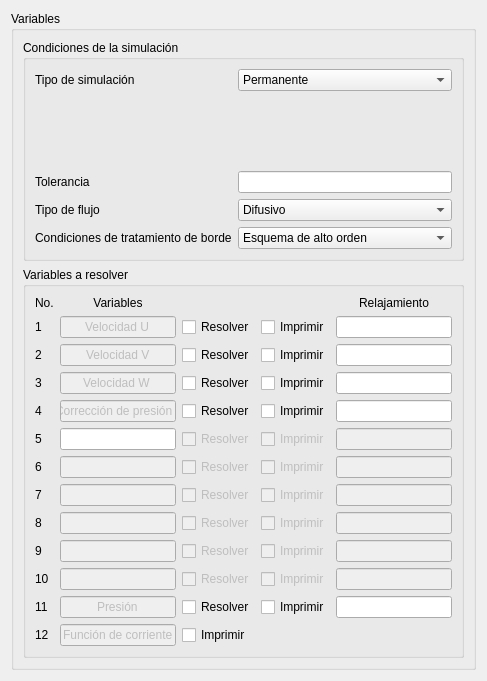
<?xml version="1.0" encoding="UTF-8"?>
<ui version="4.0">
 <class>variables_window</class>
 <widget class="QWidget" name="variables_window">
  <property name="geometry">
   <rect>
    <x>0</x>
    <y>0</y>
    <width>487</width>
    <height>622</height>
   </rect>
  </property>
  <property name="windowTitle">
   <string>Variables - PrePRODIC3D</string>
  </property>
  <property name="windowIcon">
   <iconset resource="../../resources/resources.qrc">
    <normaloff>:/icon/icon/prodic_icon.png</normaloff>:/icon/icon/prodic_icon.png</iconset>
  </property>
  <layout class="QHBoxLayout" name="horizontalLayout">
   <item>
    <widget class="QGroupBox" name="gb_variables">
     <property name="title">
      <string>Variables</string>
     </property>
     <layout class="QVBoxLayout" name="verticalLayout">
      <item>
       <widget class="QGroupBox" name="gb_variables1">
        <property name="title">
         <string>Condiciones de la simulación</string>
        </property>
        <layout class="QFormLayout" name="formLayout_2">
         <item row="0" column="0">
          <widget class="QLabel" name="label">
           <property name="text">
            <string>Tipo de simulación</string>
           </property>
          </widget>
         </item>
         <item row="0" column="1">
          <widget class="QComboBox" name="cb_tsimu">
           <item>
            <property name="text">
             <string>Permanente</string>
            </property>
           </item>
           <item>
            <property name="text">
             <string>Transitorio</string>
            </property>
           </item>
          </widget>
         </item>
         <item row="2" column="0" colspan="2">
          <widget class="QStackedWidget" name="sw_tsimu">
           <property name="currentIndex">
            <number>0</number>
           </property>
           <widget class="QWidget" name="sw_tsimu_perm"/>
           <widget class="QWidget" name="sw_tsimu_trans">
            <layout class="QFormLayout" name="formLayout">
             <item row="0" column="0">
              <widget class="QLabel" name="label_4">
               <property name="text">
                <string>Numero de pasos en el tiempo (IPTM)</string>
               </property>
              </widget>
             </item>
             <item row="0" column="1">
              <widget class="QLineEdit" name="le_iptm">
               <property name="text">
                <string/>
               </property>
              </widget>
             </item>
             <item row="1" column="0">
              <widget class="QLabel" name="label_5">
               <property name="text">
                <string>Intervalo de tiempo (DT)</string>
               </property>
              </widget>
             </item>
             <item row="1" column="1">
              <widget class="QLineEdit" name="le_dt"/>
             </item>
            </layout>
           </widget>
          </widget>
         </item>
         <item row="3" column="0">
          <widget class="QLabel" name="label_21">
           <property name="text">
            <string>Tolerancia</string>
           </property>
          </widget>
         </item>
         <item row="4" column="0">
          <widget class="QLabel" name="label_2">
           <property name="text">
            <string>Tipo de flujo</string>
           </property>
          </widget>
         </item>
         <item row="4" column="1">
          <widget class="QComboBox" name="cb_tipoflujo">
           <item>
            <property name="text">
             <string>Difusivo</string>
            </property>
           </item>
           <item>
            <property name="text">
             <string>Flujo Laminar</string>
            </property>
           </item>
          </widget>
         </item>
         <item row="5" column="0">
          <widget class="QLabel" name="label_3">
           <property name="text">
            <string>Condiciones de tratamiento de borde</string>
           </property>
          </widget>
         </item>
         <item row="5" column="1">
          <widget class="QComboBox" name="cb_trataborde">
           <property name="currentText">
            <string>Esquema de alto orden</string>
           </property>
           <item>
            <property name="text">
             <string>Esquema de alto orden</string>
            </property>
           </item>
           <item>
            <property name="text">
             <string>Esquema de bajo orden</string>
            </property>
           </item>
          </widget>
         </item>
         <item row="3" column="1">
          <widget class="QLineEdit" name="le_tol"/>
         </item>
        </layout>
       </widget>
      </item>
      <item>
       <widget class="QGroupBox" name="gb_variables2">
        <property name="title">
         <string>Variables a resolver</string>
        </property>
        <layout class="QGridLayout" name="gridLayout">
         <item row="1" column="0">
          <widget class="QLabel" name="label_8">
           <property name="text">
            <string>1</string>
           </property>
          </widget>
         </item>
         <item row="1" column="2">
          <widget class="QLineEdit" name="le_var_title1">
           <property name="enabled">
            <bool>false</bool>
           </property>
           <property name="text">
            <string>Velocidad U</string>
           </property>
           <property name="alignment">
            <set>Qt::AlignCenter</set>
           </property>
          </widget>
         </item>
         <item row="9" column="5">
          <widget class="QLineEdit" name="le_relax9">
           <property name="enabled">
            <bool>false</bool>
           </property>
           <property name="alignment">
            <set>Qt::AlignCenter</set>
           </property>
          </widget>
         </item>
         <item row="8" column="5">
          <widget class="QLineEdit" name="le_relax8">
           <property name="enabled">
            <bool>false</bool>
           </property>
           <property name="alignment">
            <set>Qt::AlignCenter</set>
           </property>
          </widget>
         </item>
         <item row="5" column="3">
          <widget class="QCheckBox" name="chb_ksolve5">
           <property name="enabled">
            <bool>false</bool>
           </property>
           <property name="text">
            <string>Resolver</string>
           </property>
           <property name="checked">
            <bool>false</bool>
           </property>
          </widget>
         </item>
         <item row="12" column="0">
          <widget class="QLabel" name="label_20">
           <property name="text">
            <string>12</string>
           </property>
          </widget>
         </item>
         <item row="4" column="4">
          <widget class="QCheckBox" name="chb_kprint4">
           <property name="enabled">
            <bool>true</bool>
           </property>
           <property name="text">
            <string>Imprimir</string>
           </property>
          </widget>
         </item>
         <item row="8" column="2">
          <widget class="QLineEdit" name="le_var_title8">
           <property name="enabled">
            <bool>false</bool>
           </property>
           <property name="alignment">
            <set>Qt::AlignCenter</set>
           </property>
          </widget>
         </item>
         <item row="11" column="0">
          <widget class="QLabel" name="label_19">
           <property name="text">
            <string>11</string>
           </property>
          </widget>
         </item>
         <item row="8" column="0">
          <widget class="QLabel" name="label_16">
           <property name="text">
            <string>8</string>
           </property>
          </widget>
         </item>
         <item row="3" column="3">
          <widget class="QCheckBox" name="chb_ksolve3">
           <property name="enabled">
            <bool>true</bool>
           </property>
           <property name="text">
            <string>Resolver</string>
           </property>
          </widget>
         </item>
         <item row="1" column="4">
          <widget class="QCheckBox" name="chb_kprint1">
           <property name="text">
            <string>Imprimir</string>
           </property>
          </widget>
         </item>
         <item row="11" column="3">
          <widget class="QCheckBox" name="chb_ksolve11">
           <property name="enabled">
            <bool>true</bool>
           </property>
           <property name="text">
            <string>Resolver</string>
           </property>
          </widget>
         </item>
         <item row="6" column="4">
          <widget class="QCheckBox" name="chb_kprint6">
           <property name="enabled">
            <bool>false</bool>
           </property>
           <property name="text">
            <string>Imprimir</string>
           </property>
          </widget>
         </item>
         <item row="1" column="3">
          <widget class="QCheckBox" name="chb_ksolve1">
           <property name="enabled">
            <bool>true</bool>
           </property>
           <property name="text">
            <string>Resolver</string>
           </property>
          </widget>
         </item>
         <item row="6" column="0">
          <widget class="QLabel" name="label_14">
           <property name="text">
            <string>6</string>
           </property>
          </widget>
         </item>
         <item row="10" column="2">
          <widget class="QLineEdit" name="le_var_title10">
           <property name="enabled">
            <bool>false</bool>
           </property>
           <property name="alignment">
            <set>Qt::AlignCenter</set>
           </property>
          </widget>
         </item>
         <item row="11" column="2">
          <widget class="QLineEdit" name="le_var_title11">
           <property name="enabled">
            <bool>false</bool>
           </property>
           <property name="text">
            <string>Presión</string>
           </property>
           <property name="alignment">
            <set>Qt::AlignCenter</set>
           </property>
          </widget>
         </item>
         <item row="10" column="5">
          <widget class="QLineEdit" name="le_relax10">
           <property name="enabled">
            <bool>false</bool>
           </property>
           <property name="alignment">
            <set>Qt::AlignCenter</set>
           </property>
          </widget>
         </item>
         <item row="5" column="5">
          <widget class="QLineEdit" name="le_relax5">
           <property name="enabled">
            <bool>false</bool>
           </property>
           <property name="text">
            <string/>
           </property>
           <property name="alignment">
            <set>Qt::AlignCenter</set>
           </property>
          </widget>
         </item>
         <item row="11" column="4">
          <widget class="QCheckBox" name="chb_kprint11">
           <property name="enabled">
            <bool>true</bool>
           </property>
           <property name="text">
            <string>Imprimir</string>
           </property>
          </widget>
         </item>
         <item row="3" column="2">
          <widget class="QLineEdit" name="le_var_title3">
           <property name="enabled">
            <bool>false</bool>
           </property>
           <property name="text">
            <string>Velocidad W</string>
           </property>
           <property name="alignment">
            <set>Qt::AlignCenter</set>
           </property>
          </widget>
         </item>
         <item row="10" column="3">
          <widget class="QCheckBox" name="chb_ksolve10">
           <property name="enabled">
            <bool>false</bool>
           </property>
           <property name="text">
            <string>Resolver</string>
           </property>
          </widget>
         </item>
         <item row="9" column="3">
          <widget class="QCheckBox" name="chb_ksolve9">
           <property name="enabled">
            <bool>false</bool>
           </property>
           <property name="text">
            <string>Resolver</string>
           </property>
          </widget>
         </item>
         <item row="0" column="2">
          <widget class="QLabel" name="label_7">
           <property name="text">
            <string>Variables</string>
           </property>
           <property name="alignment">
            <set>Qt::AlignCenter</set>
           </property>
          </widget>
         </item>
         <item row="4" column="0">
          <widget class="QLabel" name="label_11">
           <property name="text">
            <string>4</string>
           </property>
          </widget>
         </item>
         <item row="4" column="5">
          <widget class="QLineEdit" name="le_relax4">
           <property name="enabled">
            <bool>true</bool>
           </property>
           <property name="alignment">
            <set>Qt::AlignCenter</set>
           </property>
          </widget>
         </item>
         <item row="5" column="2">
          <widget class="QLineEdit" name="le_var_title5">
           <property name="text">
            <string/>
           </property>
           <property name="alignment">
            <set>Qt::AlignCenter</set>
           </property>
          </widget>
         </item>
         <item row="8" column="4">
          <widget class="QCheckBox" name="chb_kprint8">
           <property name="enabled">
            <bool>false</bool>
           </property>
           <property name="text">
            <string>Imprimir</string>
           </property>
          </widget>
         </item>
         <item row="12" column="3">
          <widget class="QCheckBox" name="chb_kprint12">
           <property name="enabled">
            <bool>true</bool>
           </property>
           <property name="text">
            <string>Imprimir</string>
           </property>
          </widget>
         </item>
         <item row="9" column="2">
          <widget class="QLineEdit" name="le_var_title9">
           <property name="enabled">
            <bool>false</bool>
           </property>
           <property name="alignment">
            <set>Qt::AlignCenter</set>
           </property>
          </widget>
         </item>
         <item row="0" column="5">
          <widget class="QLabel" name="label_12">
           <property name="text">
            <string>Relajamiento</string>
           </property>
           <property name="alignment">
            <set>Qt::AlignCenter</set>
           </property>
          </widget>
         </item>
         <item row="9" column="0">
          <widget class="QLabel" name="label_17">
           <property name="text">
            <string>9</string>
           </property>
          </widget>
         </item>
         <item row="2" column="3">
          <widget class="QCheckBox" name="chb_ksolve2">
           <property name="enabled">
            <bool>true</bool>
           </property>
           <property name="text">
            <string>Resolver</string>
           </property>
          </widget>
         </item>
         <item row="7" column="4">
          <widget class="QCheckBox" name="chb_kprint7">
           <property name="enabled">
            <bool>false</bool>
           </property>
           <property name="text">
            <string>Imprimir</string>
           </property>
          </widget>
         </item>
         <item row="2" column="2">
          <widget class="QLineEdit" name="le_var_title2">
           <property name="enabled">
            <bool>false</bool>
           </property>
           <property name="text">
            <string>Velocidad V</string>
           </property>
           <property name="alignment">
            <set>Qt::AlignCenter</set>
           </property>
          </widget>
         </item>
         <item row="12" column="2">
          <widget class="QLineEdit" name="le_var_title12">
           <property name="enabled">
            <bool>false</bool>
           </property>
           <property name="text">
            <string>Función de corriente</string>
           </property>
           <property name="alignment">
            <set>Qt::AlignCenter</set>
           </property>
          </widget>
         </item>
         <item row="7" column="3">
          <widget class="QCheckBox" name="chb_ksolve7">
           <property name="enabled">
            <bool>false</bool>
           </property>
           <property name="text">
            <string>Resolver</string>
           </property>
          </widget>
         </item>
         <item row="7" column="0">
          <widget class="QLabel" name="label_15">
           <property name="text">
            <string>7</string>
           </property>
          </widget>
         </item>
         <item row="10" column="4">
          <widget class="QCheckBox" name="chb_kprint10">
           <property name="enabled">
            <bool>false</bool>
           </property>
           <property name="text">
            <string>Imprimir</string>
           </property>
          </widget>
         </item>
         <item row="4" column="3">
          <widget class="QCheckBox" name="chb_ksolve4">
           <property name="enabled">
            <bool>true</bool>
           </property>
           <property name="text">
            <string>Resolver</string>
           </property>
          </widget>
         </item>
         <item row="7" column="5">
          <widget class="QLineEdit" name="le_relax7">
           <property name="enabled">
            <bool>false</bool>
           </property>
           <property name="alignment">
            <set>Qt::AlignCenter</set>
           </property>
          </widget>
         </item>
         <item row="7" column="2">
          <widget class="QLineEdit" name="le_var_title7">
           <property name="enabled">
            <bool>false</bool>
           </property>
           <property name="alignment">
            <set>Qt::AlignCenter</set>
           </property>
          </widget>
         </item>
         <item row="6" column="5">
          <widget class="QLineEdit" name="le_relax6">
           <property name="enabled">
            <bool>false</bool>
           </property>
           <property name="alignment">
            <set>Qt::AlignCenter</set>
           </property>
          </widget>
         </item>
         <item row="3" column="5">
          <widget class="QLineEdit" name="le_relax3">
           <property name="enabled">
            <bool>true</bool>
           </property>
           <property name="alignment">
            <set>Qt::AlignCenter</set>
           </property>
          </widget>
         </item>
         <item row="5" column="0">
          <widget class="QLabel" name="label_13">
           <property name="text">
            <string>5</string>
           </property>
          </widget>
         </item>
         <item row="10" column="0">
          <widget class="QLabel" name="label_18">
           <property name="text">
            <string>10</string>
           </property>
          </widget>
         </item>
         <item row="11" column="5">
          <widget class="QLineEdit" name="le_relax11">
           <property name="enabled">
            <bool>true</bool>
           </property>
           <property name="alignment">
            <set>Qt::AlignCenter</set>
           </property>
          </widget>
         </item>
         <item row="9" column="4">
          <widget class="QCheckBox" name="chb_kprint9">
           <property name="enabled">
            <bool>false</bool>
           </property>
           <property name="text">
            <string>Imprimir</string>
           </property>
          </widget>
         </item>
         <item row="0" column="0">
          <widget class="QLabel" name="label_6">
           <property name="text">
            <string>No.</string>
           </property>
          </widget>
         </item>
         <item row="3" column="4">
          <widget class="QCheckBox" name="chb_kprint3">
           <property name="text">
            <string>Imprimir</string>
           </property>
          </widget>
         </item>
         <item row="4" column="2">
          <widget class="QLineEdit" name="le_var_title4">
           <property name="enabled">
            <bool>false</bool>
           </property>
           <property name="text">
            <string>Corrección de presión</string>
           </property>
           <property name="alignment">
            <set>Qt::AlignCenter</set>
           </property>
          </widget>
         </item>
         <item row="5" column="4">
          <widget class="QCheckBox" name="chb_kprint5">
           <property name="enabled">
            <bool>false</bool>
           </property>
           <property name="text">
            <string>Imprimir</string>
           </property>
           <property name="checked">
            <bool>false</bool>
           </property>
          </widget>
         </item>
         <item row="3" column="0">
          <widget class="QLabel" name="label_10">
           <property name="text">
            <string>3</string>
           </property>
          </widget>
         </item>
         <item row="8" column="3">
          <widget class="QCheckBox" name="chb_ksolve8">
           <property name="enabled">
            <bool>false</bool>
           </property>
           <property name="text">
            <string>Resolver</string>
           </property>
          </widget>
         </item>
         <item row="1" column="5">
          <widget class="QLineEdit" name="le_relax1">
           <property name="enabled">
            <bool>true</bool>
           </property>
           <property name="alignment">
            <set>Qt::AlignCenter</set>
           </property>
          </widget>
         </item>
         <item row="6" column="2">
          <widget class="QLineEdit" name="le_var_title6">
           <property name="enabled">
            <bool>false</bool>
           </property>
           <property name="alignment">
            <set>Qt::AlignCenter</set>
           </property>
          </widget>
         </item>
         <item row="2" column="5">
          <widget class="QLineEdit" name="le_relax2">
           <property name="enabled">
            <bool>true</bool>
           </property>
           <property name="alignment">
            <set>Qt::AlignCenter</set>
           </property>
          </widget>
         </item>
         <item row="6" column="3">
          <widget class="QCheckBox" name="chb_ksolve6">
           <property name="enabled">
            <bool>false</bool>
           </property>
           <property name="text">
            <string>Resolver</string>
           </property>
          </widget>
         </item>
         <item row="2" column="4">
          <widget class="QCheckBox" name="chb_kprint2">
           <property name="text">
            <string>Imprimir</string>
           </property>
          </widget>
         </item>
         <item row="2" column="0">
          <widget class="QLabel" name="label_9">
           <property name="text">
            <string>2</string>
           </property>
          </widget>
         </item>
        </layout>
       </widget>
      </item>
     </layout>
    </widget>
   </item>
  </layout>
 </widget>
 <resources>
  <include location="../../resources/resources.qrc"/>
 </resources>
 <connections/>
</ui>
